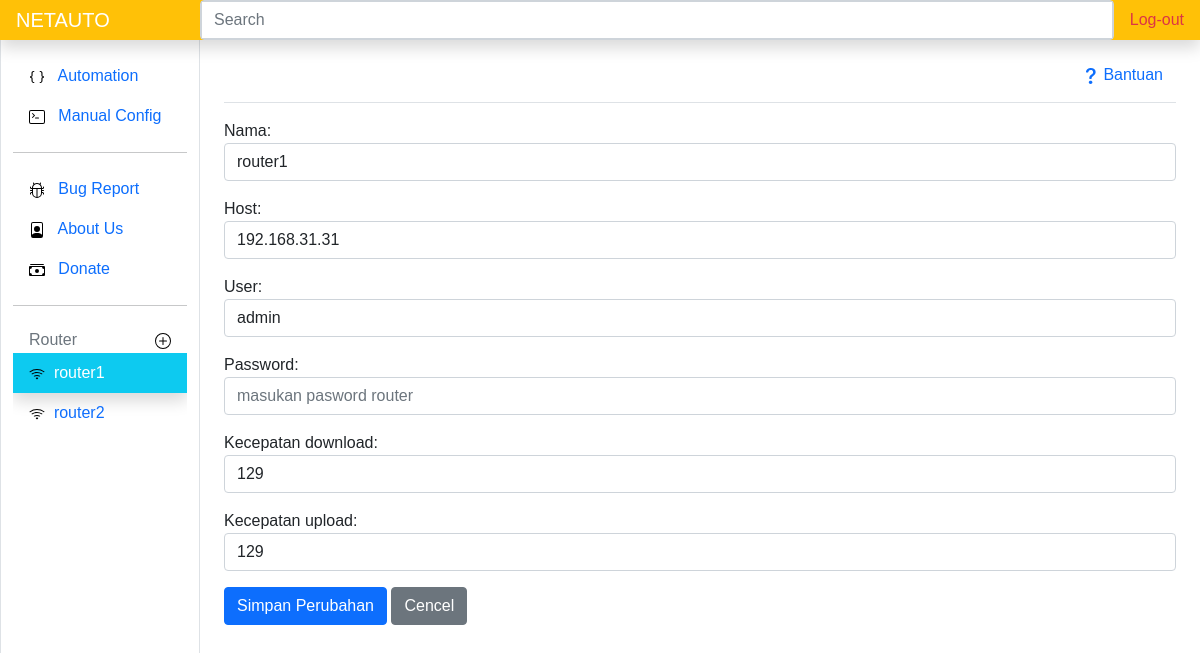
The app's page /updaterouter/1 (signed in), older data.
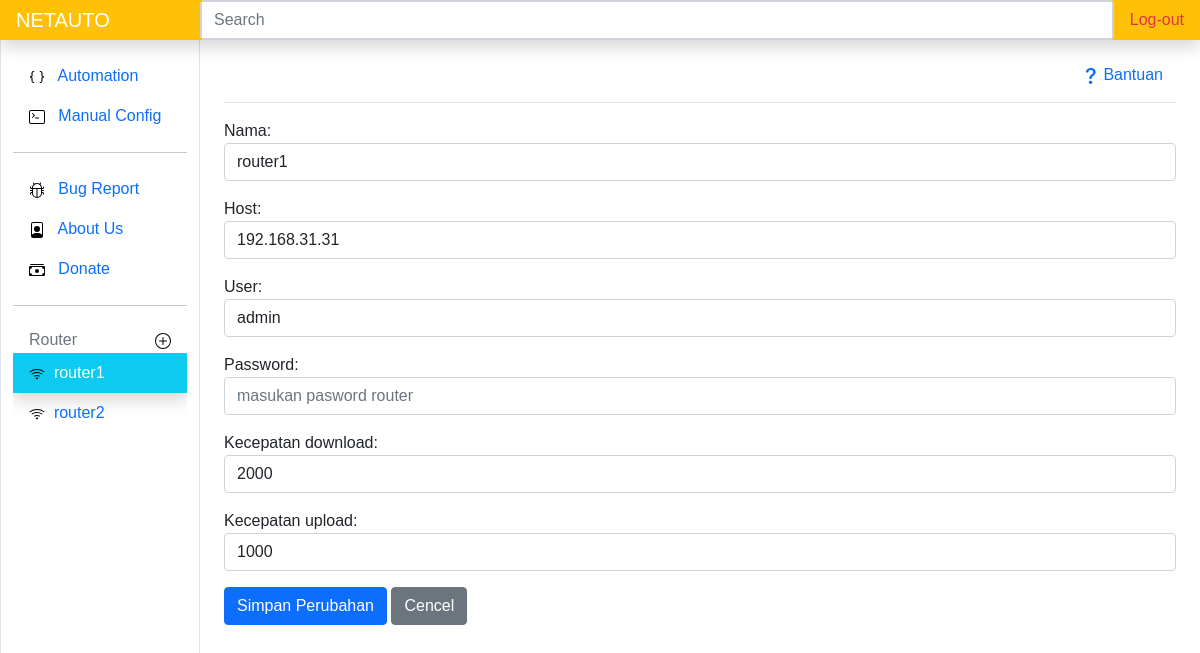
The same page, newer data.
### routerapp/models.py (models this page shows, shortened)
class Routerm(models.Model):
    nama = models.CharField(max_length=50)
    host = models.CharField(max_length=50)
    user = models.CharField(max_length=30)
    password = models.CharField(max_length=50, blank=True)
    kecepatan_download = models.IntegerField(blank=True)
    kecepatan_upload = models.IntegerField(blank=True)
    pub_date = models.DateField(auto_now=True)

### routerapp/views.py (the view)
# urls.py: path('updaterouter/<int:idr>',views.updaterouter,name='uprouter'),
@login_required(login_url=settings.LOGIN_URL)
def updaterouter(request, idr):
    router = Routerm.objects.get(id=idr)
    if request.method == 'POST':
        form = RoutermForm(request.POST, instance=router)
        if form.is_valid():
            form.save()
            messages.success(request,"berhasil mengubah router")
            return redirect('router', idr)
    else:
        form = RoutermForm(instance=router)
        routerside = Routerm.objects.all()
        context = {
            'idk' : idr,
            'form' : form,
            'routerside': routerside
        }
        return render(request, 'uprouter.html', context)

### routerapp/forms.py
class RoutermForm(ModelForm):
    class Meta:
        model = Routerm
        fields = '__all__'
        widgets = {
            'nama': forms.TextInput({'class': 'form-control', 'placeholder': 'masukan nama untuk router'}),
            'host': forms.TextInput({'class': 'form-control', 'placeholder': 'alamat host router | contoh: 192.168.1.1'}),
            'user': forms.TextInput({'class': 'form-control', 'placeholder': 'masukan username router'}),
            'password': forms.TextInput({'class': 'form-control', 'placeholder': 'masukan pasword router'}),
            'kecepatan_download': forms.TextInput({'class': 'form-control', 'placeholder': 'dalam kilobyte'}),
            'kecepatan_upload': forms.TextInput({'class': 'form-control', 'placeholder': 'dalam kilobyte'}),
        }

### routerapp/templates/uprouter.html (shortened to what this page needs)
{% extends 'base.html' %}
{% load static %}
{% block content %}
    <form action="" method="post">
        {{form.as_p}}
        <input class="btn btn-primary" type="submit" value="Simpan Perubahan">
        <a href="{% url 'router' idk %}" class="btn btn-secondary" >Cencel</a>
    </form>
{% endblock content %}
{% block routerside %}
{% include 'routerside.html' %}
{% endblock routerside %}

### templates/routerside.html (shortened to what this page needs)
<div class="pb-lg-5 overflow-auto">
    {% load static %}
    {% for routerside in routerside %}
    <li class="nav-item">
        <a class="nav-link {% if routerside.id == idk %}shadow text-white bg-info{% endif %}" href="{% url 'router' routerside.id %}">
            <img src="{% static 'icons/wifi.svg' %}" alt="">&nbsp;
            {{routerside.nama}}
        </a>
    </li>
    {% endfor %}
</div>

Row changes from the older to the newer data that the page shows:
changed Routerm "router1": kecepatan_download "129" → "2000"; kecepatan_upload "129" → "1000"
